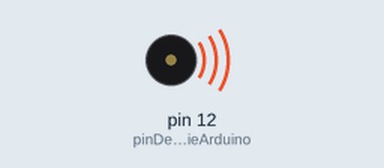
The sketch below on a simulated Arduino Uno, built with avr-gcc and run on an emulated ATmega328P. Shown: buzzer (waves = sounding).

Above: at 0.1 s.
Timing chart, 0 to 40.0 s (numbered marks = the images above):
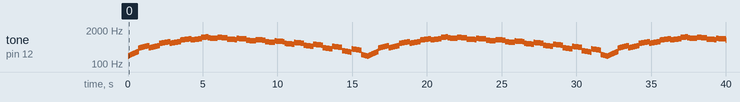

Measured:
- by itself, tone on pin 12 (pinDeSortieArduino): plays 200 Hz for 0.02 s, 203 Hz for 0.02 s, 206 Hz for 0.02 s, 209 Hz for 0.02 s, 212 Hz for 0.02 s, 215 Hz for 0.02 s … (1400 notes in this stretch)

The sketch:

Test_son.ino
```cpp
#define pinDeSortieArduino 12   // On va utiliser la broche D12 de l'Arduino Uno
#define frequenceDeDebut 200    // Fréquence "basse" de la sirène
#define frequenceDeFin 1000     // Fréquence "haute" de la sirène

void setup()
{
  // Définition de la broche D12 en "sortie"
  pinMode(pinDeSortieArduino, OUTPUT);
}

void loop()
{

  // Phase de "montée" sirène
  int j = 0;
  for (int i = frequenceDeDebut; i < frequenceDeFin; i=i+3) {
    if (j % 70 < 35){tone(pinDeSortieArduino, i);}
    else{tone(pinDeSortieArduino, i + 100);}
    delay(20);
    j++;
  }
  j = 0;
  // Phase de "descente" sirène
  for (int i = frequenceDeFin; i > frequenceDeDebut; i=i-3) {
    if (j % 32 < 16){tone(pinDeSortieArduino, i);}
    else{tone(pinDeSortieArduino, i + 100);}
    delay(40);
    j++;
  }

}
```
